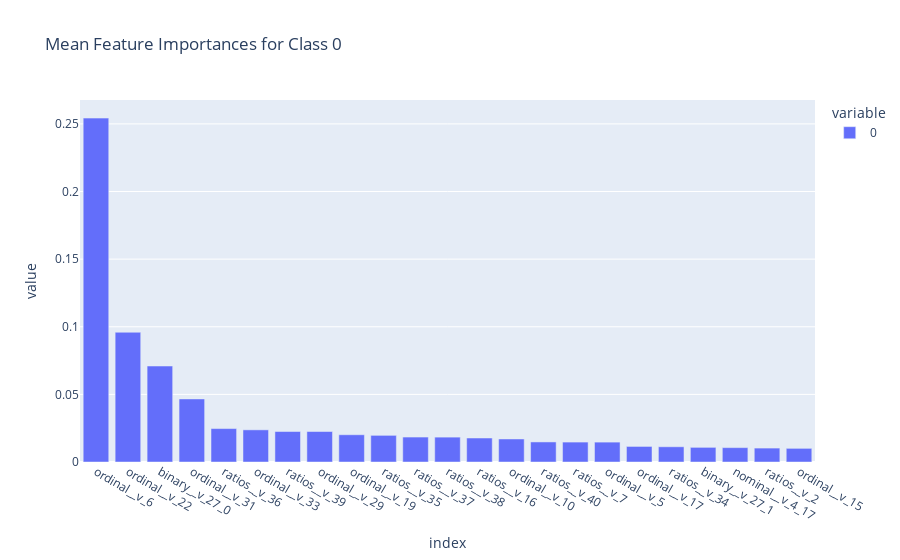

This figure's notebook cell:
### Markdown cell above
Complete Occupancy
```python
[0.6224758560140474
0.6997366110623354
0.5970149253731343
0.6892010535557507
0.5776997366110623]
```

### Code cell
idx = [0, 1, 4, 7]
f_i_db = []
for _ in idx:
    f_i = workflows[_].estimators_[-3][-1].feature_importances_
    f_i_db.append(f_i)

idx = [0, 1, 4, 7]
f_i_dbname = []
for _ in idx:
    f_i = workflows[_].estimators_[-3][0].get_feature_names_out()
    f_i_dbname.append(f_i)

f_db = [dict(zip(x, y)) for x, y in zip(f_i_dbname, f_i_db)]

f_df = pd.DataFrame(f_db)

mean_f_imp_2 = f_df.mean(axis=0)
mean_f_imp_2 = mean_f_imp_2.sort_values(ascending=False)

mean_f_imp_2[mean_f_imp_2>0.01].plot(kind='bar', title='Mean Feature Importances for Class 0')

### Figure 1 — Plotly figure (JSON) as saved in the notebook; plotly's stock layout.template omitted (floating-point values rounded to 4 significant figures)
{"data": [{"alignmentgroup": "True", "hovertemplate": "variable=0<br>index=%{x}<br>value=%{y}<extra></extra>", "legendgroup": "0", "marker": {"color": "#636efa", "pattern": {"shape": ""}}, "name": "0", "offsetgroup": "0", "orientation": "v", "showlegend": true, "textposition": "auto", "type": "bar", "x": ["ordinal__v_6", "ordinal__v_22", "binary__v_27_0", "ordinal__v_31", "ratios__v_36", "ordinal__v_33", "ratios__v_39", "ordinal__v_29", "ordinal__v_19", "ratios__v_35", "ratios__v_37", "ratios__v_38", "ratios__v_16", "ordinal__v_10", "ratios__v_40", "ratios__v_7", "ordinal__v_5", "ordinal__v_17", "ratios__v_34", "binary__v_27_1", "nominal__v_4_17", "ratios__v_2", "ordinal__v_15"], "xaxis": "x", "y": [0.2543, 0.09593, 0.07096, 0.04663, 0.02471, 0.02377, 0.02253, 0.02253, 0.02014, 0.0197, 0.01844, 0.01839, 0.01774, 0.01703, 0.01483, 0.01473, 0.0147, 0.0115, 0.01125, 0.01082, 0.01063, 0.01029, 0.01009], "yaxis": "y"}], "layout": {"autosize": true, "barmode": "relative", "legend": {"title": {"text": "variable"}, "tracegroupgap": 0}, "title": {"text": "Mean Feature Importances for Class 0"}, "xaxis": {"anchor": "y", "autorange": true, "domain": [0, 1], "range": [-0.5, 22.5], "title": {"text": "index"}, "type": "category"}, "yaxis": {"anchor": "x", "autorange": true, "domain": [0, 1], "range": [0, 0.2677], "title": {"text": "value"}, "type": "linear"}}}
